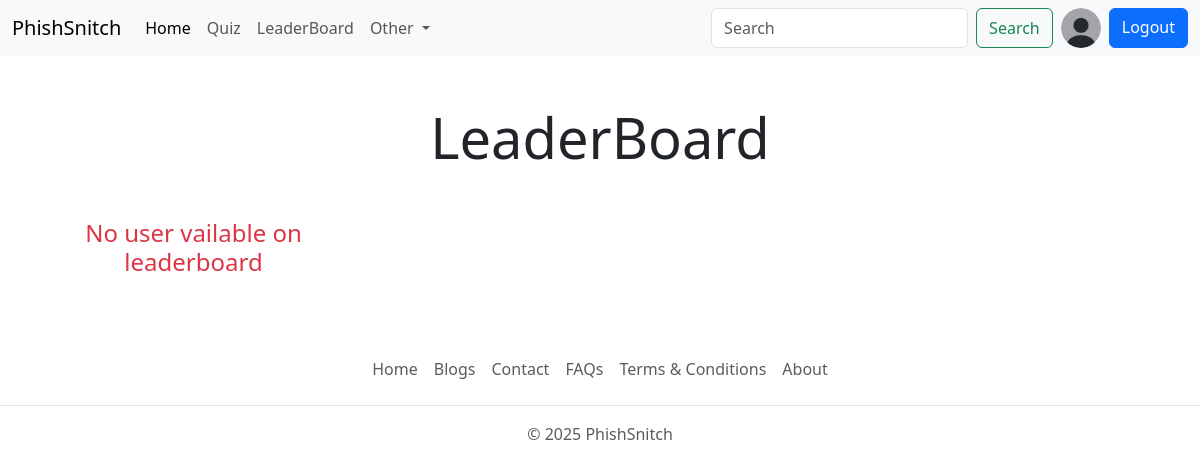
The app's page /leaderboard (signed in), older data.
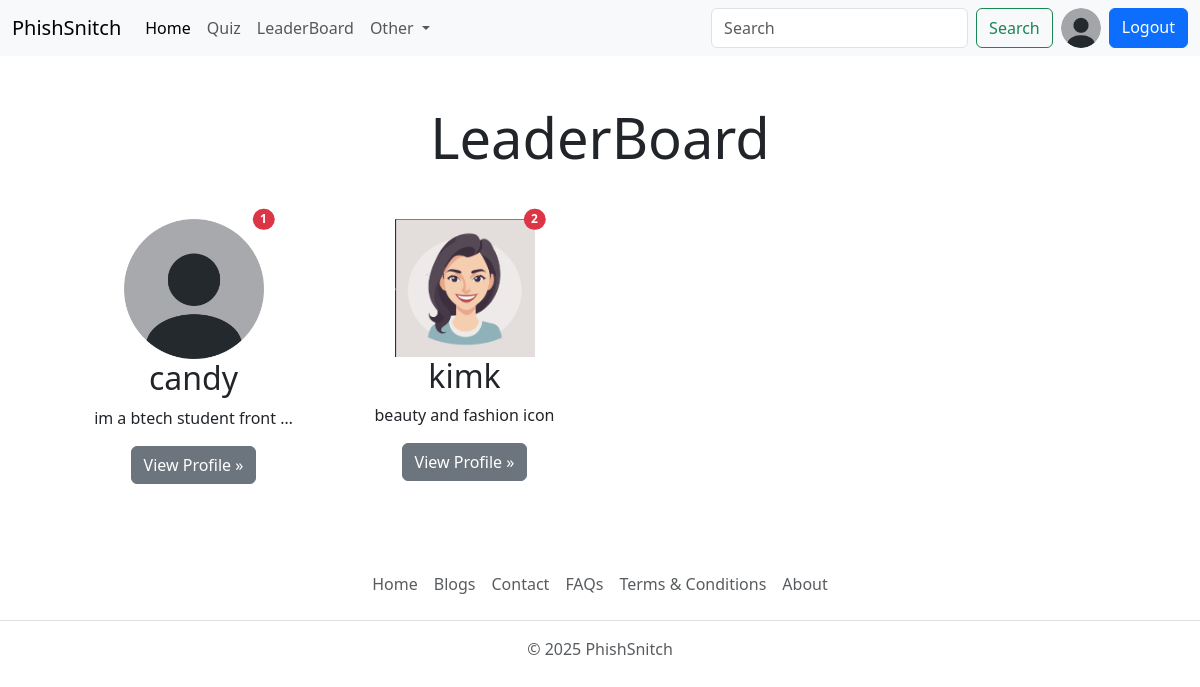
The same page, newer data.
### accounts/models.py (models this page shows, shortened)
class Profile(models.Model):
    user=models.OneToOneField(User, on_delete=models.CASCADE,null=True,verbose_name='User_Object')
    bio=models.TextField(blank=True,null=True)
    profile_image=models.ImageField(upload_to='profile_images',default='userdefault.png',blank=True,null=True,verbose_name='Profile_Pic')
    location=models.CharField(max_length=100,blank=True,null=True)
    GENDER=(
        ('Male','Male'),
        ('Female','Female'),
        ('Other','Other')
    )
    gender=models.CharField(max_length=6,choices=GENDER,blank=True,null=True)

### quiz/models.py (models this page shows, shortened)
class UserRank(models.Model):
    user=models.OneToOneField(User,on_delete=models.CASCADE)
    rank=models.IntegerField(null=True,blank=True)
    total_score=models.IntegerField(null=True,blank=True)

### base/views.py (the view)
# urls.py: path('leaderboard',views.leaderboaard_view,name='leaderboard'),
@login_required(login_url='login')
def leaderboaard_view(request):
    leaderboard_users=UserRank.objects.order_by('rank')
    user_object=User.objects.get(username=request.user)
    user_profile=Profile.objects.get(user=user_object)
    context={"leaderboard_users":leaderboard_users,"user_profile": user_profile}
    return render(request,"leaderboard.html",context)

### templates/leaderboard.html (shortened to what this page needs)
{% extends 'index.html' %}
{% block content %}
<div class="container text-center">
    <h1 class="display-4 text-center my-5">
        LeaderBoard
    </h1>
    <div class="row row-cols-sm-1 row-cols-md-2 row-cols-lg-3 row-cols-xl-4 mx-3">
        {% if leaderboard_users|length == 0 %}
        <div class="col-lg-4 position-relative mb-4">
        <h4 class="text-center text-danger">
           No user vailable on leaderboard
        </h4>
        </div>
        {% else %}
        {% for rank in leaderboard_users %}
         <div class="col-lg-4 position-relative mb-4">
            <img src="{{rank.user.profile.profile_image.url}}" class="img-fluid" width="140" height="140" alt="user-profile">
            <span class="position-absolute top-0 start-90 translate-middle badge rounded-pill bg-danger">{{forloop.counter}}</span>
            <h2 class="fw-normal">{{rank.user.username}}</h2>
            <p>{{rank.user.profile.bio|truncatewords:5}}</p>
            <p><a class="btn btn-secondary" href="{% url 'profile' rank.user.username %}">View Profile »</a></p>
         </div>
         {% endfor %}
        {% endif %}
    </div>
</div>
{% endblock content %}

### templates/index.html (shortened to what this page needs)
{% load static %}
<!DOCTYPE html>
<html lang="en">
<head>
    <link href="https://cdn.jsdelivr.net/npm/bootstrap@5.3.6/dist/css/bootstrap.min.css" rel="stylesheet">
     <link rel="stylesheet" href="https://cdn.jsdelivr.net/npm/bootstrap-icons@1.10.5/font/bootstrap-icons.css">
</head>
<body>
    {% include "components/navbar.html" %}
     {% block content%}
     {% endblock content %}
      {% include "components/footer.html" %}
</body>
</html>

### templates/components/navbar.html (shortened to what this page needs)
<nav class="navbar navbar-expand-lg bg-body-tertiary">
    <div class="container-fluid">
      <a class="navbar-brand" href="{% url 'home' %}">PhishSnitch</a>
      <div class="collapse navbar-collapse" id="navbarSupportedContent">
        <ul class="navbar-nav me-auto mb-2 mb-lg-0">
          <li class="nav-item">
            <a class="nav-link active" aria-current="page" href="{% url 'home' %}">Home</a>
          </li>
          <li class="nav-item">
            <a class="nav-link" href="{% url 'all_quiz' %}">Quiz</a>
          </li>
          <li class="nav-item">
            <a class="nav-link" href="{%  url 'leaderboard' %}">LeaderBoard</a>
          </li>
          <li class="nav-item dropdown">
            <a class="nav-link dropdown-toggle" href="#" role="button" data-bs-toggle="dropdown" aria-expanded="false">
              Other
            </a>
          </li>
        </ul>
        <form class="d-flex" role="search">
          <input class="form-control me-2" type="search" placeholder="Search" aria-label="Search"/>
          <button class="btn btn-outline-success" type="submit">Search</button>
          {% if request.user.is_authenticated %}
          <a href="{% url 'profile' request.user.username %}" data-bs-toggle="tooltip" data-bs-placement="bottom" data-bs-title="{{request.user.username}}" >
            <img src="{{ request.user.profile.profile_image.url }}" alt="image not found" width="40" height="40" class="rounded-circle mx-2">
          </a>
          <a href="{% url 'logout' %}" class="btn btn-primary ">Logout</a>
          {% else %}
          <a href="{% url 'login' %}" class="btn btn-primary ms-2">Login</a>
          {% endif %}
        </form>
      </div>
    </div>
  </nav>

### templates/components/footer.html
<footer class="py-3 my-4"> <ul class="nav justify-content-center border-bottom pb-3 mb-3"> <li class="nav-item"><a href="{% url 'home' %}" class="nav-link px-2 text-body-secondary">Home</a></li> <li class="nav-item"><a href="{% url 'blogs' %}" class="nav-link px-2 text-body-secondary">Blogs</a></li> <li class="nav-item"><a href="{% url 'contact'%}" class="nav-link px-2 text-body-secondary">Contact</a></li> <li class="nav-item"><a href="#" class="nav-link px-2 text-body-secondary">FAQs</a></li>
<li class="nav-item"><a href="{% url 'terms_and_conditions' %}" class="nav-link px-2 text-body-secondary">Terms & Conditions</a></li> <li class="nav-item"><a href="{% url 'about' %}" class="nav-link px-2 text-body-secondary">About</a></li> </ul> <p class="text-center text-body-secondary">© 2025 PhishSnitch</p>
</footer>

Row changes from the older to the newer data that the page shows:
added UserRank: user.profile.profile_image (placeholder picture), user.username "candy", user.profile.bio "im a btech student front …"
added UserRank: user.profile.profile_image (picture), user.username "kimk", user.profile.bio "beauty and fashion icon"
Text that changed along with them:
text no longer shown: "No user vailable on leaderboard"
